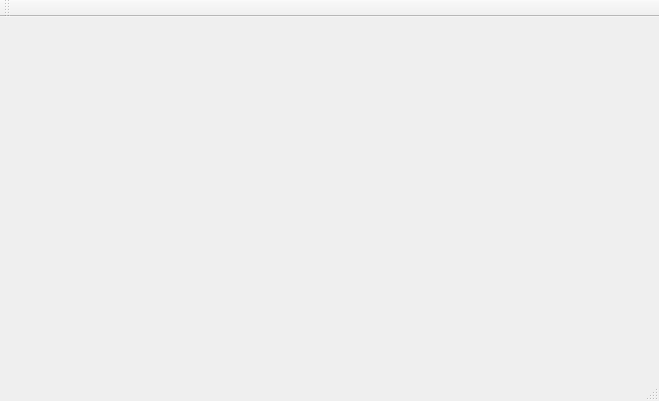
<?xml version="1.0" encoding="UTF-8"?>
<ui version="4.0">
 <class>MainWindow</class>
 <widget class="QMainWindow" name="MainWindow">
  <property name="geometry">
   <rect>
    <x>0</x>
    <y>0</y>
    <width>659</width>
    <height>401</height>
   </rect>
  </property>
  <property name="windowTitle">
   <string>MainWindow</string>
  </property>
  <widget class="QWidget" name="centralWidget"/>
  <widget class="QMenuBar" name="menuBar">
   <property name="geometry">
    <rect>
     <x>0</x>
     <y>0</y>
     <width>659</width>
     <height>24</height>
    </rect>
   </property>
  </widget>
  <widget class="QToolBar" name="mainToolBar">
   <attribute name="toolBarArea">
    <enum>TopToolBarArea</enum>
   </attribute>
   <attribute name="toolBarBreak">
    <bool>false</bool>
   </attribute>
  </widget>
  <widget class="QStatusBar" name="statusBar"/>
 </widget>
 <layoutdefault spacing="6" margin="11"/>
 <resources/>
 <connections/>
</ui>
